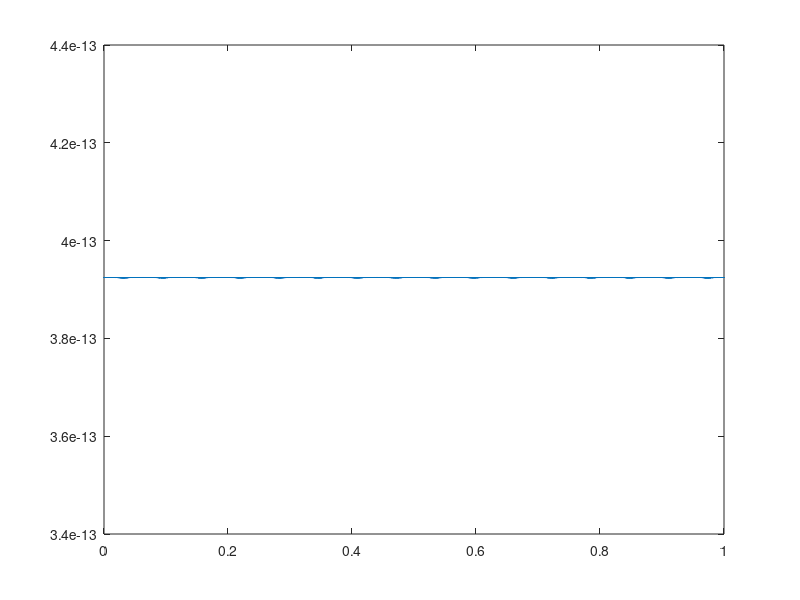

The MATLAB source for this figure:
P0 = 4;
D = 2.206;
freq = 100;
L=100;
h=((L/2)^4)/(16*D)+50;
epsilon = 8.85*10^(-12);
wpeak = (P0*(L/2)^4)/(64*D);
P = @(t) (P0+(0.0005-(rand(1,1)*0.001)))*exp(1i*(freq)*t);
w = @(t) (P(t)*(L/2)^2)/(64*D);
C = @(t, p) (epsilon*pi*(L/2)^2*atanh(sqrt(w(t)/h)))/sqrt(h*w(t));
time = [0:0.00001:1];
cap = zeros(1, length(time));

for i=1:length(time)
    cap(i) = C(time(i));
end

plot(time, real(cap))